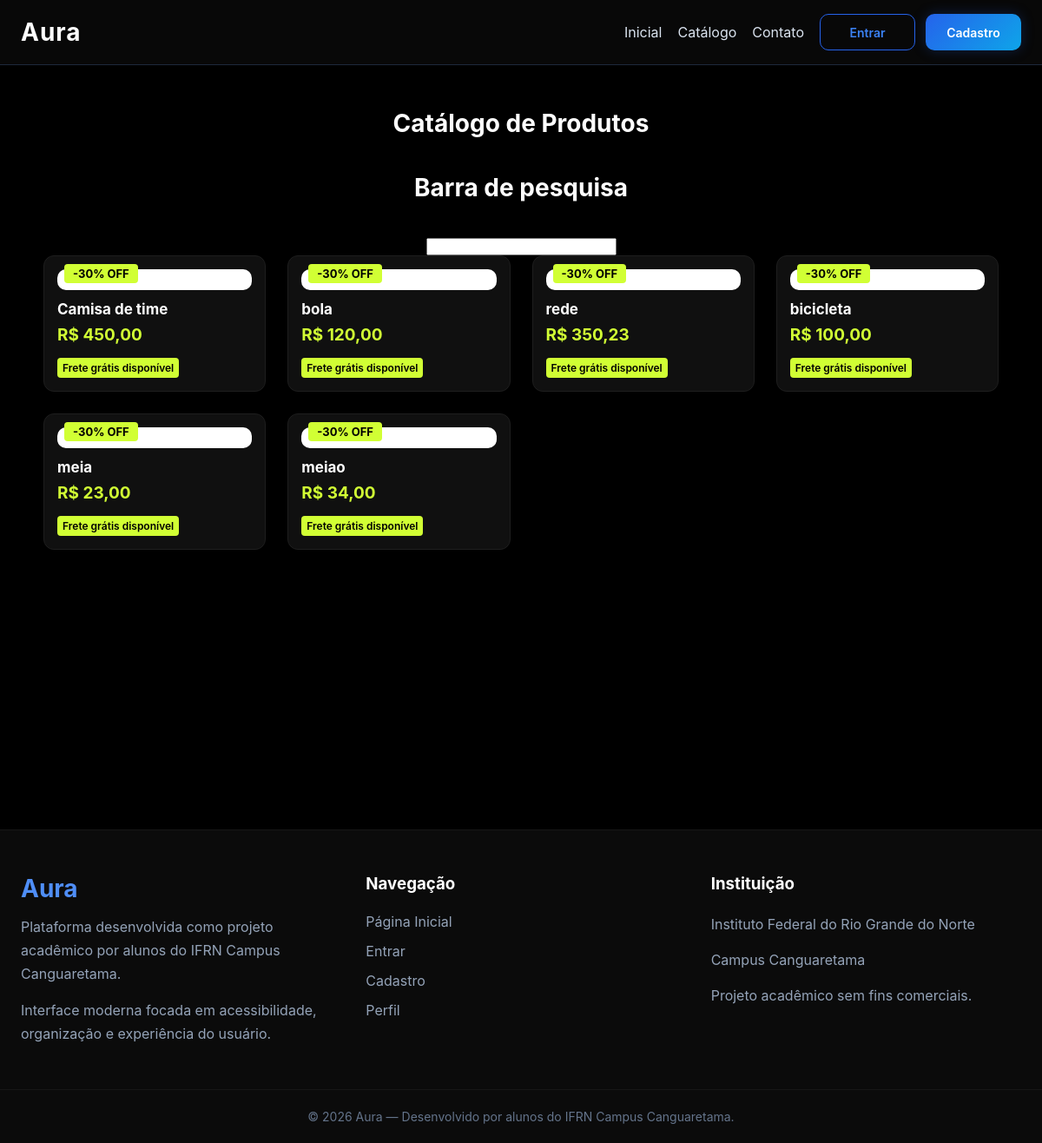
/catalogo/, run on an earlier commit of the app's database.
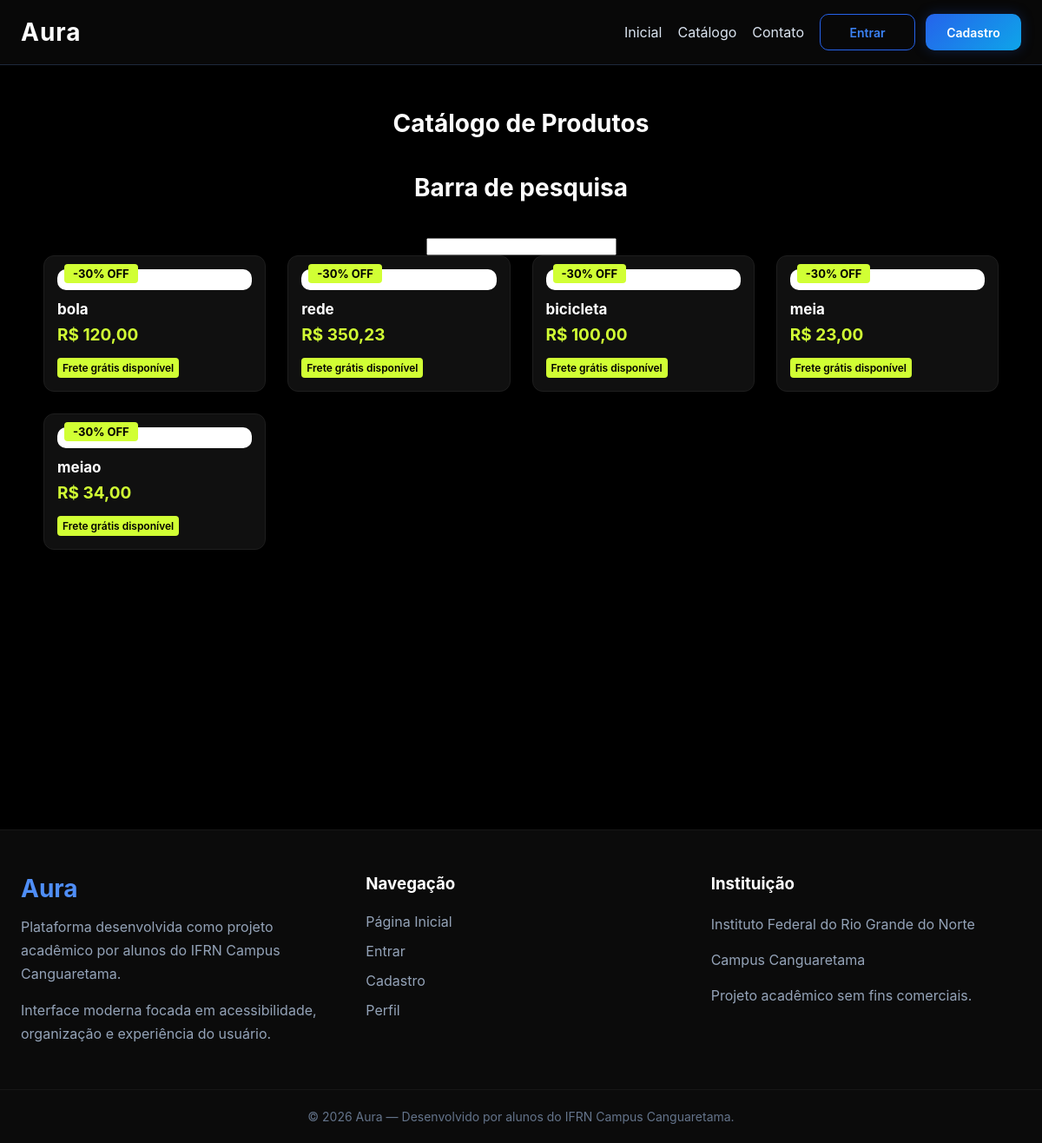
And on a later commit of the database.
### core/models.py (models this page shows, shortened)
class Produto(models.Model):
    nome = models.CharField("Nome", max_length=120)
    descricao = models.TextField("Descrição")
    preco = models.DecimalField("Preço", max_digits=10, decimal_places=2)
    estoque = models.IntegerField("Estoque")
    imagem = models.ImageField(
        "Imagem",
        upload_to="produtos/",
        null=True,
        blank=True
    )

### core/views.py (the view)
# urls.py: path('catalogo/', catalogo, name='catalogo'),
def catalogo(request):
    produtos = Produto.objects.all()
    return render(request, 'catalogo.html', {'produtos': produtos})

### core/templates/catalogo.html (shortened to what this page needs)
{%extends 'base.html'%}
{% load static%}
{% block estilo %}
<link rel="stylesheet" href="{% static 'assets/css/catalogo.css' %}" /> {% endblock %}
{%block conteudo%}
<main class="catalogo">
  <h1>Catálogo de Produtos</h1>
  <h1>Barra de pesquisa</h1>
  <input type="text" id="campoBusca">
  <div class="card-grid" id="lista">
    {% for produto in produtos %}
    <a href="{% url 'produto_detalhe' produto.id %}" class="card-link" id="{{ produto.nome }}">
      <div class="card">
        <div class="card-img">
           <span class="badge">-30% OFF</span>
        </div>
        <h3 id="nome">{{ produto.nome }}</h3>
        <div class="prices">
          <span class="new">R$ {{ produto.preco }}</span>
        </div>
        <span class="frete">Frete grátis disponível</span>
      </div>
    </a>
    {% endfor %}
  </div>
</main>
{%endblock%}

What changed in the data, as far as the page shows it:
removed Produto: nome "Camisa de time", preco "450,00"
